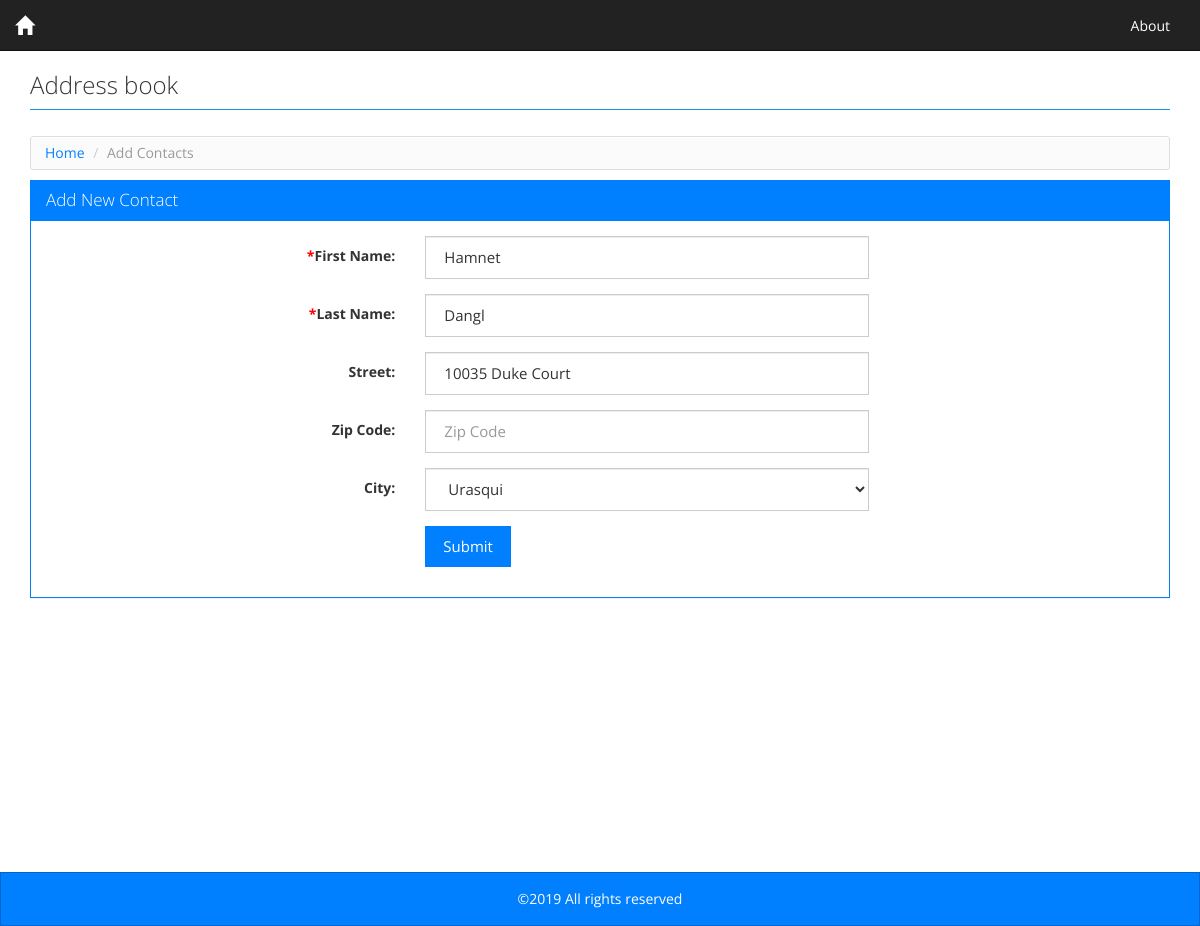
/contacts.php?cid=3, run on the app's committed database.
### tables this page shows
CREATE TABLE `contacts` (
  `id` int(11) NOT NULL AUTO_INCREMENT,
  `first_name` varchar(255) NOT NULL,
  `last_name` varchar(255) NOT NULL,
  `street` varchar(255) DEFAULT NULL,
  `zip` varchar(255) DEFAULT NULL,
  `city` varchar(255) DEFAULT NULL,
  PRIMARY KEY (`id`)
);

### contacts.php (the view, shortened to what this page needs)
<?php
require_once './config.php';
include './header.php';
try {
  $sql = "SELECT * FROM contacts WHERE 1 AND id = :cid";
  $stmt = $DB->prepare($sql);
  $stmt->bindValue(":cid", intval($_GET["cid"]));
  $stmt->execute();
  $results = $stmt->fetchAll();
  $sqlCities = "SELECT * FROM cities WHERE 1";
  $stmtCities = $DB->prepare($sqlCities);
  $stmtCities->execute();
  $resultCities = $stmtCities->fetchAll();
} catch (Exception $ex) {
  echo $ex->getMessage();
}
?>
<div class="row">
  <ul class="breadcrumb">
    <li><a href="index.php">Home</a></li>
    <li class="active"><?php echo ($_GET["m"] == "update") ? "Edit" : "Add"; ?> Contacts</li>
  </ul>
</div>
<div class="row">
  <div class="panel panel-primary">
    <div class="panel-heading">
      <h3 class="panel-title"><?php echo ($_GET["m"] == "update") ? "Edit" : "Add"; ?> New Contact</h3>
    </div>
    <div class="panel-body">
      <form class="form-horizontal" name="contact_form" id="contact_form" enctype="multipart/form-data" method="post" action="process_form.php">
        <fieldset>
          <div class="form-group">
            <label class="col-lg-4 control-label" for="first_name"><span class="required">*</span>First Name:</label>
            <div class="col-lg-5">
              <input type="text" value="<?php echo $results[0]["first_name"] ?>" placeholder="First Name" id="first_name" class="form-control" name="first_name"><span id="first_name_err" class="error"></span>
            </div>
          </div>
          <div class="form-group">
            <label class="col-lg-4 control-label" for="last_name"><span class="required">*</span>Last Name:</label>
            <div class="col-lg-5">
              <input type="text" value="<?php echo $results[0]["last_name"] ?>" placeholder="Last Name" id="last_name" class="form-control" name="last_name"><span id="last_name_err" class="error"></span>
            </div>
          </div>
          <div class="form-group">
            <label class="col-lg-4 control-label" for="street"><span class="required"></span>Street:</label>
            <div class="col-lg-5">
              <input type="text" value="<?php echo $results[0]["street"] ?>" placeholder="Street" id="street" class="form-control" name="street">
            </div>
          </div>
          <div class="form-group">
            <label class="col-lg-4 control-label" for="zip"><span class="required"></span>Zip Code:</label>
            <div class="col-lg-5">
              <input type="text" value="<?php echo $results[0]["zip"] ?>" placeholder="Zip Code" id="zip" class="form-control" name="zip">
            </div>
          </div>
          <div class="form-group">
            <label class="col-lg-4 control-label" for="city"><span class="required"></span>City:</label>
            <div class="col-lg-5">
              <select name="per1" id="city" class="form-control">
                <?php
                foreach ($resultCities as $city) {
                  $selected = ($city['city_name'] == $results[0]["city"]) ? " selected='selected' " : "";
                  ?>
                  <option value="<?= $city['city_name'] ?>" <?= $selected ?>><?= $city['city_name'] ?></option>
                <?php
                } ?>
              </select>
            </div>
          </div>
          <div class="form-group">
            <div class="col-lg-5 col-lg-offset-4">
              <button class="btn btn-primary" type="submit">Submit</button>
            </div>
          </div>
        </fieldset>
      </form>
    </div>
  </div>
</div>
<?php
include './footer.php';
?>

### assets/css/style.css (style rules this page uses)
html, body { height: 100%; }
body { font-size: 14px; line-height: 18px; }
.mainbody .row { margin: 0px; }
.panel-body { width: 100%; margin: 0 auto; }
.breadcrumb { background-color: #FBFBFB; background-image: -moz-linear-gradient(center top , #FFFFFF, #F5F5F5); background-repeat: repeat-x; border: 1px solid #DDDDDD; border-radius: 3px; box-shadow: 0 1px 0 #FFFFFF inset; list-style: none outside none; margin: 5px 0 10px 0; padding: 7px 14px; }
.breadcrumb li { display: inline-block; text-shadow: 0 1px 0 #FFFFFF; }
.required { color: #f00; }

### data on the page
contacts: first_name "Hamnet", last_name "Dangl", street "10035 Duke Court"

### other printed values
form field per1 "Urasqui"
